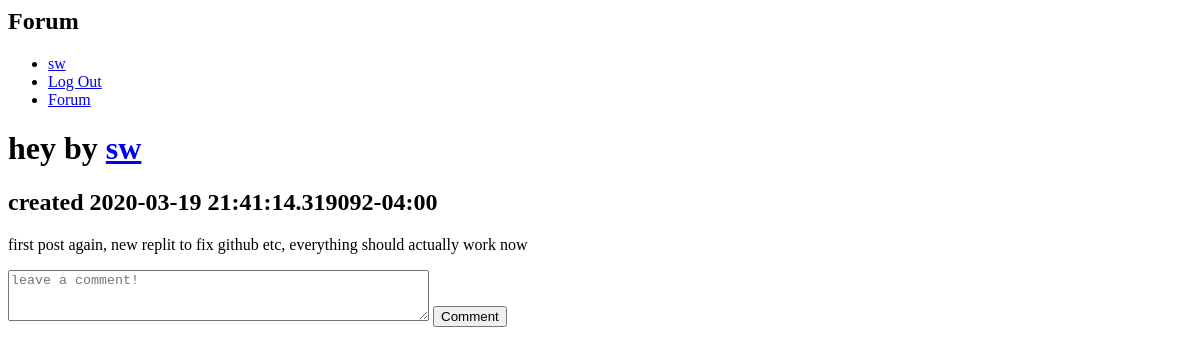
Page /post/1 (signed in) on the earlier database version.
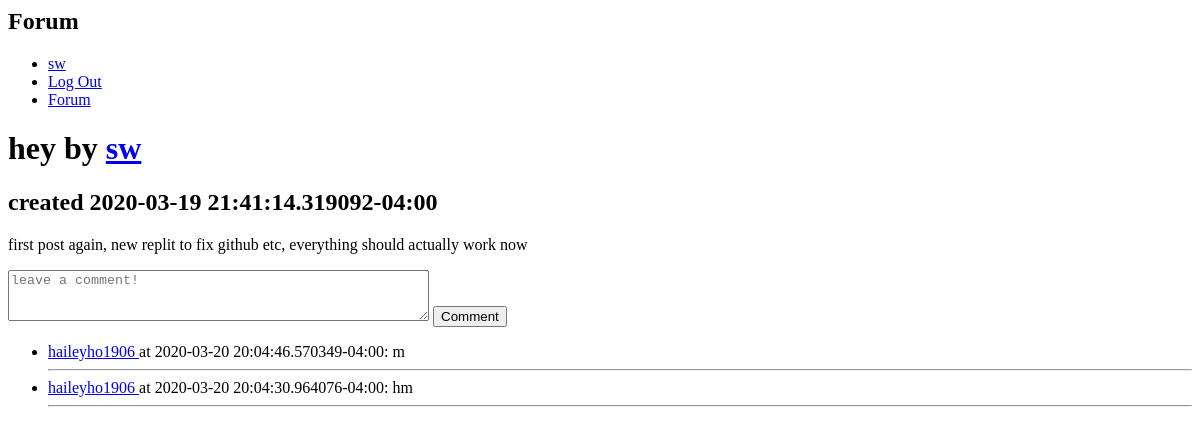
Same page on the later database version.
### tables this page shows
CREATE TABLE users (
  id INTEGER PRIMARY KEY,
  username VARCHAR(32) NOT NULL UNIQUE,
  pw_hash TEXT NOT NULL,
  email TEXT NOT NULL UNIQUE,
  created DATETIME NOT NULL,
  last_signin DATETIME NOT NULL,
  lang CHAR(3) NOT NULL,
  bio TEXT NOT NULL DEFAULT ''
);

CREATE TABLE posts (
  id INTEGER PRIMARY KEY,
  title VARCHAR(128) NOT NULL,
  post_content TEXT NOT NULL,
  created DATETIME NOT NULL,
  lang CHAR(2) NOT NULL,
  user_id INTEGER NOT NULL,
  FOREIGN KEY(user_id) REFERENCES users(id)
);

CREATE TABLE comments (
  id INTEGER PRIMARY KEY,
  comment_content TEXT NOT NULL,
  created DATETIME NOT NULL,
  post_id INTEGER NOT NULL,
  user_id INTEGER NOT NULL,
  FOREIGN KEY(post_id) REFERENCES posts(id),
  FOREIGN KEY(user_id) REFERENCES users(id)
);

### tutorona/forum.py (the view)
@bp.route('/post/<int:id>', methods=['GET', 'POST'])
@login_required
def forum_post(id):
  db = get_db()
  user = g.user
  if user is None:
    abort(403)
  if request.method == 'GET':
    post = db.execute(
      "SELECT posts.*, users.username FROM posts JOIN users ON posts.user_id = users.id WHERE posts.id=?",
      (id,)
    ).fetchone()
    comments = db.execute(
      "SELECT comments.*, users.username FROM comments JOIN users ON comments.user_id = users.id WHERE comments.post_id=? \
      ORDER BY created DESC",
      (id,)
    )
    return render_template('forum/post.html', forum_post=post, comments=comments)

### tutorona/auth.py (called while the page is built)
def login_required(view):
  @functools.wraps(view)
  def wrapped_view(*args, **kwargs):
    if session.get('user_id') is None:
      return redirect(url_for('auth.login'))
    return view(*args, **kwargs)
  return wrapped_view

@bp.before_app_request
def load_user():
  user_id = session.get('user_id')
  if user_id is None:
    g.user = None
  else:
    g.user = get_db().execute("SELECT * FROM users WHERE id = ?", (user_id,)).fetchone()

### tutorona/db.py (called while the page is built)
def get_db():
  if 'db' not in g:
    g.db = sqlite3.connect(current_app.config['DATABASE'], detect_types=sqlite3.PARSE_DECLTYPES)
    g.db.row_factory = sqlite3.Row
  return g.db

### tutorona/templates/forum/post.html (shortened to what this page needs)
{% extends 'layout.html' %}
{% block header %} Forum {% endblock %}
{% block main %}
  <h1>{{ forum_post['title']}} by
    <a href="{{ url_for('userpage.user', username=forum_post['username'])}}"> {{ forum_post['username'] }}</a>
  </h1>
  <h2>created {{ forum_post['created']}}</h2>
  <p>{{ forum_post['post_content'] }}</p>
  <form action="{{ url_for('forum.comment', id=forum_post['id']) }}" method="post">
    <textarea name="comment" rows="3" cols="50" placeholder="leave a comment!" type="text" required></textarea>
    <input type="submit" value="Comment">
  </form>
  {% if comments %}
    <ul>
      {% for comment in comments %}
        <li> <a href="{{ url_for('userpage.user', username=comment['username'])}}"> {{ comment['username'] }} </a>
         at {{ comment['created'] }}: {{ comment['comment_content'] }}
          </li>
        <hr>
      {% endfor %}
    </ul>
  {% endif %}
{% endblock %}

### tutorona/templates/layout.html (shortened to what this page needs)
<html>
  <head>
  </head>
  <body>
    <nav>
      <h1>{% block header %}{% endblock %}</h1>
      <ul>
        {% if g.user %}
          <li><span>
            <a href="{{ url_for('userpage.user', username=g.user['username']) }}">{{ g.user['username'] }}</a>
            </span></li>
          <li><a href="{{ url_for('auth.logout') }}">Log Out</a></li>
        {% else %}
          <li><a href="{{ url_for('auth.register') }}">Register</a></li>
          <li><a href="{{ url_for('auth.login') }}">Log In</a></li>
        {% endif %}
          <li><a href="{{ url_for('forum.index') }}">Forum</a></li>
      </ul>
    </nav>
    {% block main %}{% endblock %}
  </body>
</html>

Differences in the rows shown:
added comments: username "haileyho1906", created "2020-03-20 20:04:46.570349-04:00", comment_content "m"
added comments: username "haileyho1906", created "2020-03-20 20:04:30.964076-04:00", comment_content "hm"
